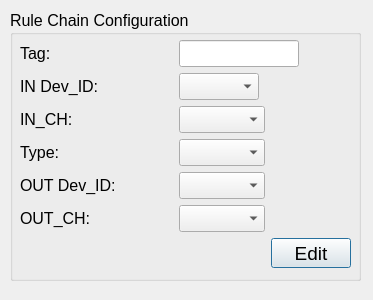
<?xml version="1.0" encoding="UTF-8"?>
<ui version="4.0">
 <class>ruleChainEdit</class>
 <widget class="QDialog" name="ruleChainEdit">
  <property name="geometry">
   <rect>
    <x>0</x>
    <y>0</y>
    <width>373</width>
    <height>300</height>
   </rect>
  </property>
  <property name="windowTitle">
   <string>Dialog</string>
  </property>
  <widget class="QGroupBox" name="RTUSensor">
   <property name="geometry">
    <rect>
     <x>10</x>
     <y>10</y>
     <width>351</width>
     <height>271</height>
    </rect>
   </property>
   <property name="font">
    <font>
     <pointsize>12</pointsize>
    </font>
   </property>
   <property name="title">
    <string>Rule Chain Configuration</string>
   </property>
   <widget class="QWidget" name="layoutWidget">
    <property name="geometry">
     <rect>
      <x>10</x>
      <y>30</y>
      <width>331</width>
      <height>231</height>
     </rect>
    </property>
    <layout class="QGridLayout" name="gridLayout">
     <item row="2" column="0">
      <widget class="QLabel" name="label_191">
       <property name="text">
        <string>IN_CH:</string>
       </property>
      </widget>
     </item>
     <item row="0" column="0">
      <widget class="QLabel" name="label">
       <property name="text">
        <string>Tag:</string>
       </property>
      </widget>
     </item>
     <item row="1" column="0">
      <widget class="QLabel" name="label_22">
       <property name="text">
        <string>IN Dev_ID:</string>
       </property>
      </widget>
     </item>
     <item row="0" column="1" colspan="2">
      <widget class="QLineEdit" name="ruleChainRuleNameEdit">
       <property name="sizePolicy">
        <sizepolicy hsizetype="Maximum" vsizetype="Fixed">
         <horstretch>0</horstretch>
         <verstretch>0</verstretch>
        </sizepolicy>
       </property>
       <property name="minimumSize">
        <size>
         <width>120</width>
         <height>0</height>
        </size>
       </property>
       <property name="maximumSize">
        <size>
         <width>100</width>
         <height>16777215</height>
        </size>
       </property>
      </widget>
     </item>
     <item row="3" column="0">
      <widget class="QLabel" name="label_192">
       <property name="text">
        <string>Type:</string>
       </property>
      </widget>
     </item>
     <item row="6" column="2">
      <widget class="QPushButton" name="ruleChainEditPushButton">
       <property name="sizePolicy">
        <sizepolicy hsizetype="Maximum" vsizetype="Maximum">
         <horstretch>0</horstretch>
         <verstretch>0</verstretch>
        </sizepolicy>
       </property>
       <property name="minimumSize">
        <size>
         <width>0</width>
         <height>20</height>
        </size>
       </property>
       <property name="maximumSize">
        <size>
         <width>16777215</width>
         <height>30</height>
        </size>
       </property>
       <property name="font">
        <font>
         <pointsize>14</pointsize>
        </font>
       </property>
       <property name="text">
        <string>Edit</string>
       </property>
      </widget>
     </item>
     <item row="1" column="1">
      <widget class="QComboBox" name="ruleChainInIDComboBox">
       <property name="maximumSize">
        <size>
         <width>80</width>
         <height>16777215</height>
        </size>
       </property>
      </widget>
     </item>
     <item row="3" column="1">
      <widget class="QComboBox" name="ruleChainRuleTypeComBox"/>
     </item>
     <item row="4" column="0">
      <widget class="QLabel" name="label_193">
       <property name="text">
        <string>OUT Dev_ID:</string>
       </property>
      </widget>
     </item>
     <item row="2" column="1">
      <widget class="QComboBox" name="ruleChainInChComboBox"/>
     </item>
     <item row="5" column="0">
      <widget class="QLabel" name="label_194">
       <property name="text">
        <string>OUT_CH:</string>
       </property>
      </widget>
     </item>
     <item row="4" column="1">
      <widget class="QComboBox" name="ruleChainOutIDComBox"/>
     </item>
     <item row="5" column="1">
      <widget class="QComboBox" name="ruleChainOutChComboBox"/>
     </item>
    </layout>
   </widget>
  </widget>
 </widget>
 <resources/>
 <connections/>
</ui>
